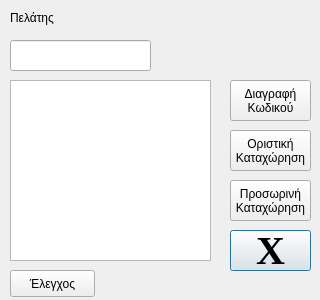
<?xml version="1.0" encoding="UTF-8"?>
<ui version="4.0">
 <class>profortosi_progress_1_2Class</class>
 <widget class="QDialog" name="profortosi_progress_1_2Class">
  <property name="geometry">
   <rect>
    <x>0</x>
    <y>0</y>
    <width>320</width>
    <height>300</height>
   </rect>
  </property>
  <property name="windowTitle">
   <string>Συνέχιση Προφόρτωσης</string>
  </property>
  <widget class="QPushButton" name="pushCancel">
   <property name="geometry">
    <rect>
     <x>230</x>
     <y>230</y>
     <width>81</width>
     <height>41</height>
    </rect>
   </property>
   <property name="font">
    <font>
     <family>Times New Roman</family>
     <pointsize>30</pointsize>
     <weight>75</weight>
     <bold>true</bold>
    </font>
   </property>
   <property name="text">
    <string>Χ</string>
   </property>
  </widget>
  <widget class="QPushButton" name="finalPush">
   <property name="geometry">
    <rect>
     <x>230</x>
     <y>130</y>
     <width>81</width>
     <height>41</height>
    </rect>
   </property>
   <property name="text">
    <string>Οριστική
Καταχώρηση</string>
   </property>
  </widget>
  <widget class="QPushButton" name="tempPush">
   <property name="geometry">
    <rect>
     <x>230</x>
     <y>180</y>
     <width>81</width>
     <height>41</height>
    </rect>
   </property>
   <property name="text">
    <string>Προσωρινή
Καταχώρηση</string>
   </property>
  </widget>
  <widget class="QLabel" name="labelWeight">
   <property name="geometry">
    <rect>
     <x>230</x>
     <y>10</y>
     <width>81</width>
     <height>51</height>
    </rect>
   </property>
   <property name="font">
    <font>
     <pointsize>15</pointsize>
     <weight>75</weight>
     <bold>true</bold>
    </font>
   </property>
   <property name="text">
    <string/>
   </property>
  </widget>
  <widget class="QLabel" name="label">
   <property name="geometry">
    <rect>
     <x>10</x>
     <y>10</y>
     <width>61</width>
     <height>16</height>
    </rect>
   </property>
   <property name="text">
    <string>Πελάτης</string>
   </property>
  </widget>
  <widget class="QLabel" name="labelCustomer">
   <property name="geometry">
    <rect>
     <x>50</x>
     <y>10</y>
     <width>161</width>
     <height>16</height>
    </rect>
   </property>
   <property name="text">
    <string/>
   </property>
  </widget>
  <widget class="QPushButton" name="pushDelete">
   <property name="geometry">
    <rect>
     <x>230</x>
     <y>80</y>
     <width>81</width>
     <height>41</height>
    </rect>
   </property>
   <property name="text">
    <string>Διαγραφή
Κωδικού</string>
   </property>
  </widget>
  <widget class="QTableWidget" name="tableWidget">
   <property name="geometry">
    <rect>
     <x>10</x>
     <y>80</y>
     <width>201</width>
     <height>181</height>
    </rect>
   </property>
   <attribute name="horizontalHeaderVisible">
    <bool>false</bool>
   </attribute>
   <attribute name="verticalHeaderVisible">
    <bool>false</bool>
   </attribute>
   <attribute name="verticalHeaderVisible">
    <bool>false</bool>
   </attribute>
   <attribute name="horizontalHeaderVisible">
    <bool>false</bool>
   </attribute>
  </widget>
  <widget class="QLineEdit" name="lineScan">
   <property name="geometry">
    <rect>
     <x>10</x>
     <y>40</y>
     <width>141</width>
     <height>31</height>
    </rect>
   </property>
  </widget>
  <widget class="QPushButton" name="pushCheck">
   <property name="geometry">
    <rect>
     <x>10</x>
     <y>270</y>
     <width>85</width>
     <height>27</height>
    </rect>
   </property>
   <property name="text">
    <string>Έλεγχος</string>
   </property>
  </widget>
  <widget class="QLabel" name="labelPieces">
   <property name="geometry">
    <rect>
     <x>160</x>
     <y>30</y>
     <width>61</width>
     <height>41</height>
    </rect>
   </property>
   <property name="font">
    <font>
     <pointsize>15</pointsize>
    </font>
   </property>
   <property name="text">
    <string/>
   </property>
  </widget>
 </widget>
 <layoutdefault spacing="6" margin="11"/>
 <resources/>
 <connections/>
</ui>
